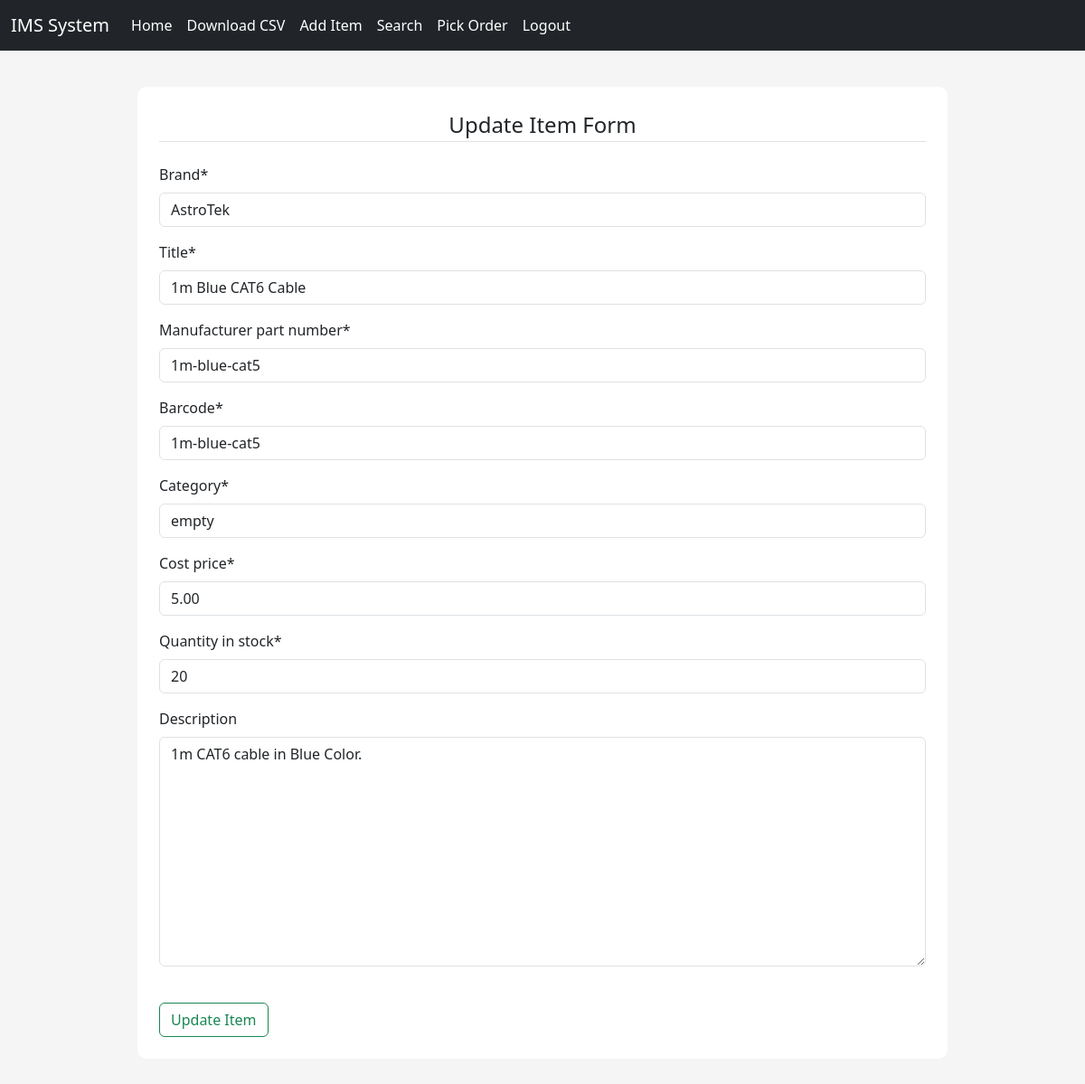
The page /inventory/update/2 (signed in) on the database as committed earlier.
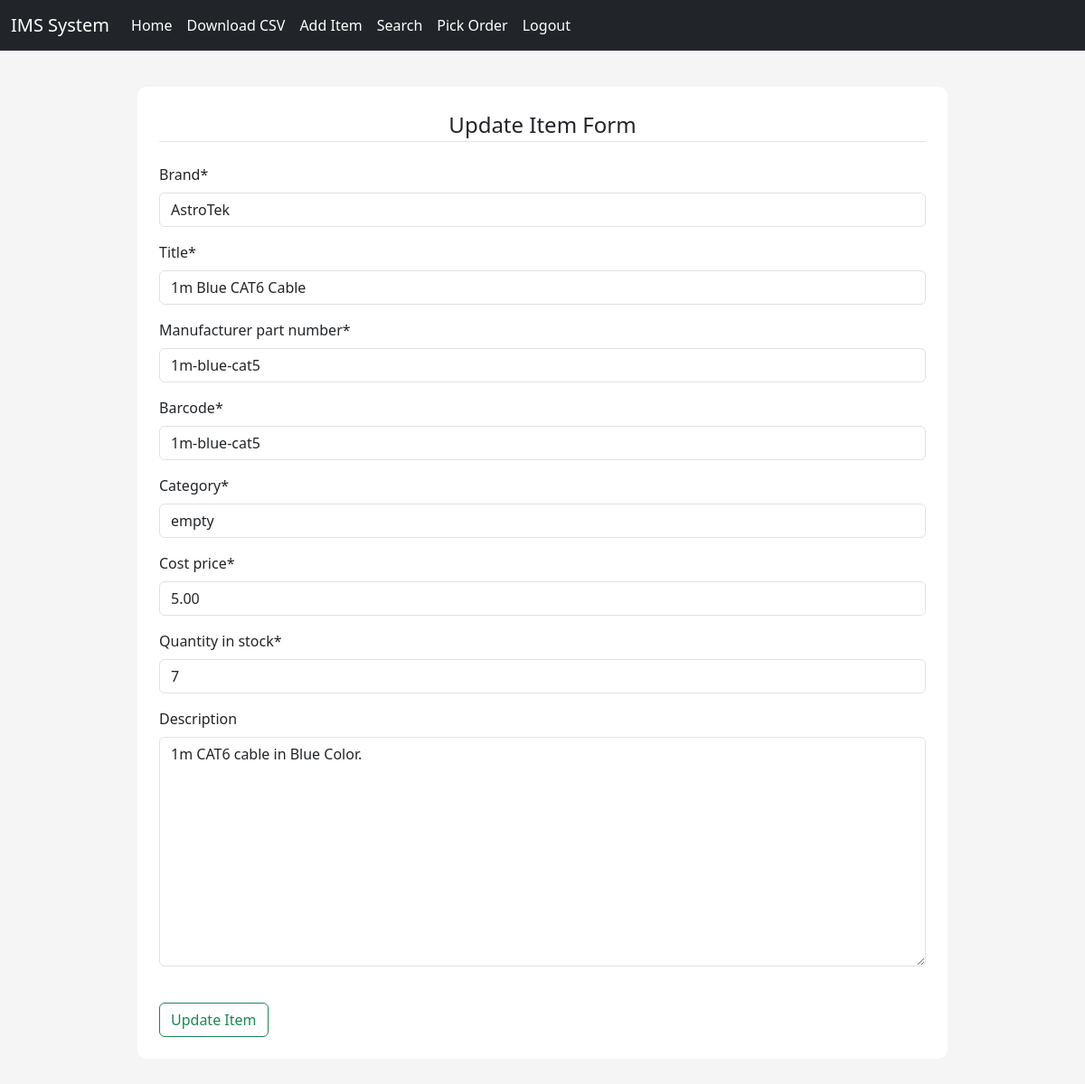
The same page on the database as committed later.
### inventory/models.py (models this page shows, shortened)
class Inventory(models.Model):
    brand = models.CharField(max_length=300, null=False, blank=False)
    title = models.CharField(max_length=300, null=False, blank=False)
    manufacturer_part_number = models.CharField(max_length=300, null=False, blank=False)
    barcode = models.CharField(max_length=300, null=False, blank=False)
    category = models.CharField(max_length=300, null=False, blank=False)
    cost_price = models.DecimalField(
        max_digits=19, decimal_places=2, null=False, blank=False
    )
    quantity_in_stock = models.IntegerField(null=False, blank=False)
    description = models.TextField(null=True, blank=True)

### inventory/views.py (the view)
# urls.py: path("update/<int:pk>", update_product, name="update_inventory"),
@login_required()
def update_product(request, pk):
    inventory = get_object_or_404(Inventory, pk=pk)
    if request.method == "POST":
        update_form = UpdateInventoryForm(data=request.POST)
        if update_form.is_valid():
            inventory.brand = update_form.data["brand"]
            inventory.title = update_form.data["title"]
            inventory.manufacturer_part_number = update_form.data[
                "manufacturer_part_number"
            ]
            inventory.barcode = update_form.data["barcode"]
            inventory.category = update_form.data["category"]
            inventory.cost_price = update_form.data["cost_price"]
            inventory.quantity_in_stock = update_form.data["quantity_in_stock"]
            inventory.save()
            return redirect(f"/inventory/product/{pk}")
    else:
        update_form = UpdateInventoryForm(instance=inventory)
    context = {"form": update_form}
    return render(request, "inventory_update.html", context=context)

### inventory/forms.py
class UpdateInventoryForm(ModelForm):
    class Meta:
        model = Inventory
        fields = [
            "brand",
            "title",
            "manufacturer_part_number",
            "barcode",
            "category",
            "cost_price",
            "quantity_in_stock",
            "description",
        ]

### templates/inventory_update.html (shortened to what this page needs)
{% extends "base.html" %}
{% load crispy_forms_tags %}
{% load static %}
{% block content %}
<div class="content-section">
    <form method="POST">
        <fieldset>
            <legend class="border-bottom pd-2 mb-4 text-center">Update Item Form</legend>
            <div class="form-group">
                {{ form|crispy }}
            </div>
            <div class="form-group pt-4">
                <button class="btn btn-outline-success" type="submit">Update Item</button>
            </div>
        </fieldset>
    </form>
</div>
{% endblock %}

Rows that differ between the two databases and show on the page:
changed Inventory "AstroTek": quantity_in_stock "20" → "7"
